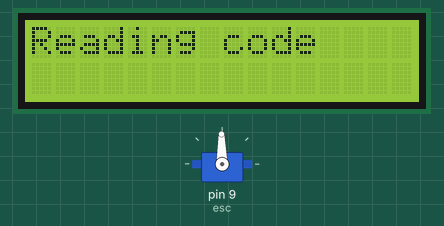
A sketch run on a simulated Arduino Uno, built with avr-gcc and run on an emulated ATmega328P. Parts: 16×2 character LCD, servo.

Above: at 0.1 s.
At 14.9 s:
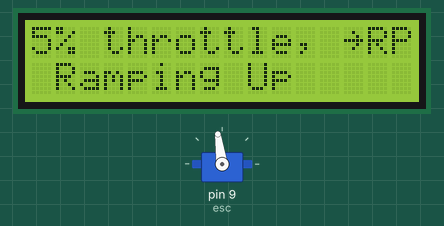
At 20.9 s:
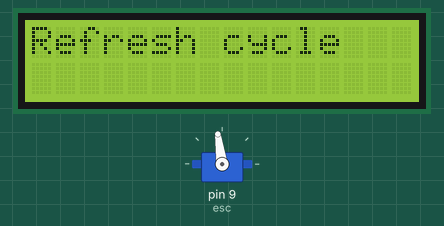
At 31.4 s:
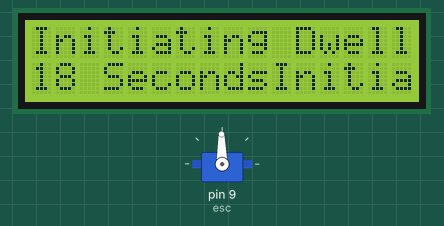
Timing chart, 0 to 39.0 s (numbered marks = the images above):
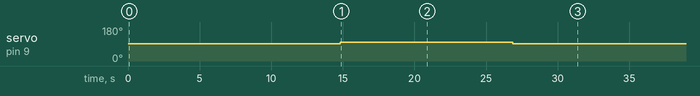

Measured:
- by itself, servo on pin 9 (esc): 91° → 92° at 10.7 s, → 98° 4.1 s later, → 91° 12.0 s later, → 92° 10.6 s later
- what the display in image 1 shows lasts 7.0 s, from 12.8 s to 19.8 s
- what the display in image 2 shows lasts 5.0 s, from 20.8 s to 25.8 s

The sketch:

SpinCoater_OldVersion.ino
```cpp
#include<Servo.h>
#include<LiquidCrystal_I2C.h>

#define ForwardMax 1910
#define ReverseMin 1048
#define NeutralMid 1479
#define MidTest01 1500

LiquidCrystal_I2C lcd(0x27, 16, 2); // I2C address 0x27, 16 column and 2 rows
Servo esc; // create servo class with the name as "esc"

void setup() {

int count = 0;

lcd.init(); // initialize the lcd
lcd.backlight(); // turn on back light

esc.attach(9); // Specify the esc signal pin, here as 9

}

void loop() {
lcd.print("Reading code");
esc.writeMicroseconds(NeutralMid); // set neutral
delay(4500);

lcd.clear();

lcd.print("Initiating Dwell");
//delay(3500);

lcd.setCursor(0, 1);
int count = (50000 - millis()) / 1000;
if (count < 10)
lcd.print(' '); // alternatively: '0'
lcd.print(count);
lcd.print(" Seconds");

lcd.print("Initiating Dwell");
delay(5000);

lcd.clear();
lcd.setCursor(0, 0);

lcd.print("Starting up");
delay(1050);
lcd.clear();
//esc.writeMicroseconds(NeutralMid*1.005); // Forward throttle
//delay(1050);
esc.writeMicroseconds(NeutralMid*1.01); // Forward throttle
delay(2050);
lcd.print("5% throttle, ~RPM = 5000");
lcd.setCursor(1, 3);
lcd.print("Ramping Up");
delay(2050);

lcd.setCursor(0, 0);


esc.writeMicroseconds(NeutralMid*1.05); // Forward throttle // 5% throttle is minimum registering throttle for command line to ESC.
delay(5000);
//lcd.clear();

/*
esc.writeMicroseconds(NeutralMid*1.055); // Change increment to adjust rpm/s
// 0.01/3 seconds ~ 1666_2/3 rpm/s
delay(500); // Change this value to increase step size, graduate accel.
esc.writeMicroseconds(NeutralMid*1.065);
delay(500);
esc.writeMicroseconds(NeutralMid*1.075);
delay(500);
esc.writeMicroseconds(NeutralMid*1.085);
delay(500);
esc.writeMicroseconds(NeutralMid*1.095);
delay(500);
esc.writeMicroseconds(NeutralMid*1.10); // Change this value to increase top speed
delay(10000); // Change this value to increase run time
esc.writeMicroseconds(NeutralMid*1.095); // Begin decelleration
delay(500);
esc.writeMicroseconds(NeutralMid*1.085);
delay(500);
esc.writeMicroseconds(NeutralMid*1.075);
delay(500);
esc.writeMicroseconds(NeutralMid*1.065);
delay(500);
esc.writeMicroseconds(NeutralMid*1.055);
delay(500);
esc.writeMicroseconds(NeutralMid*1.05);
delay(500);
esc.writeMicroseconds(NeutralMid*1.045);


delay(2075); // Allow to slow to stop
lcd.clear();
*/

lcd.print("end cycle");
delay(1000);
lcd.clear();


lcd.print("Refresh cycle");
delay(5000); // Code refresh cycle duration in milliseconds
lcd.clear();
delay(1000);

}
```
